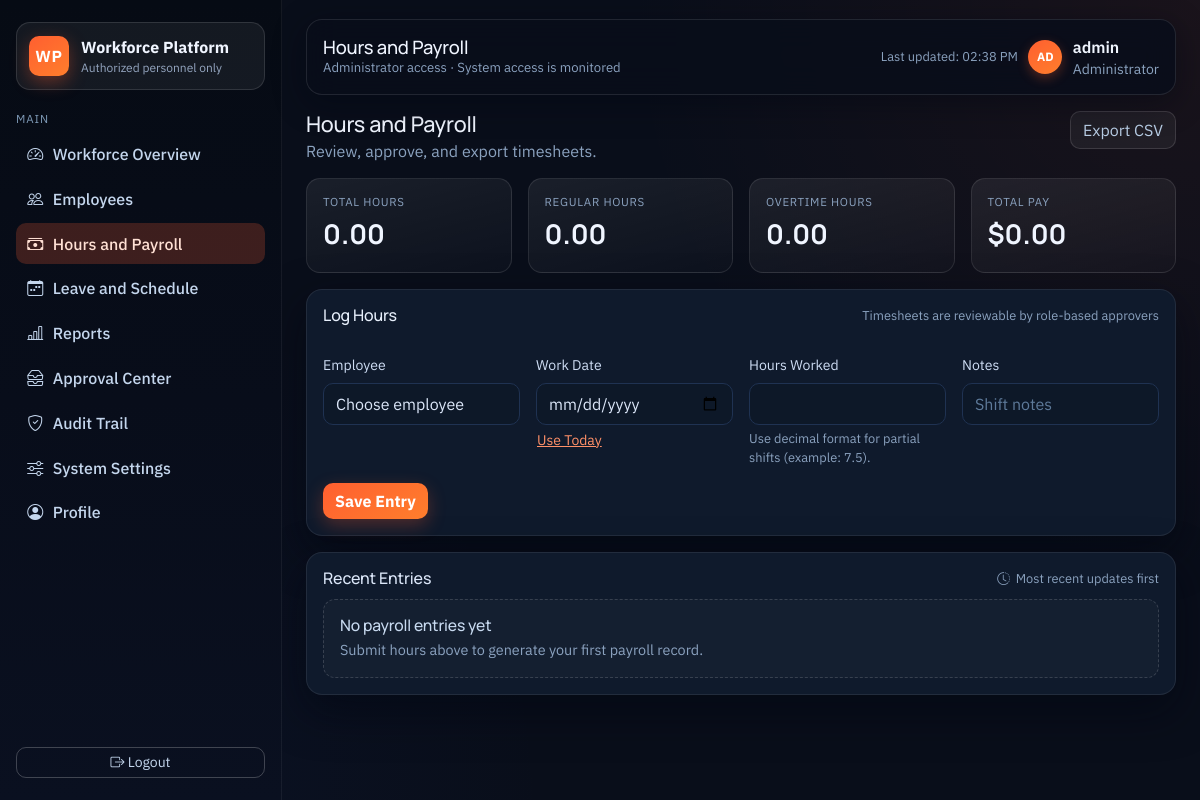
Page /payroll (signed in) on the earlier database version.
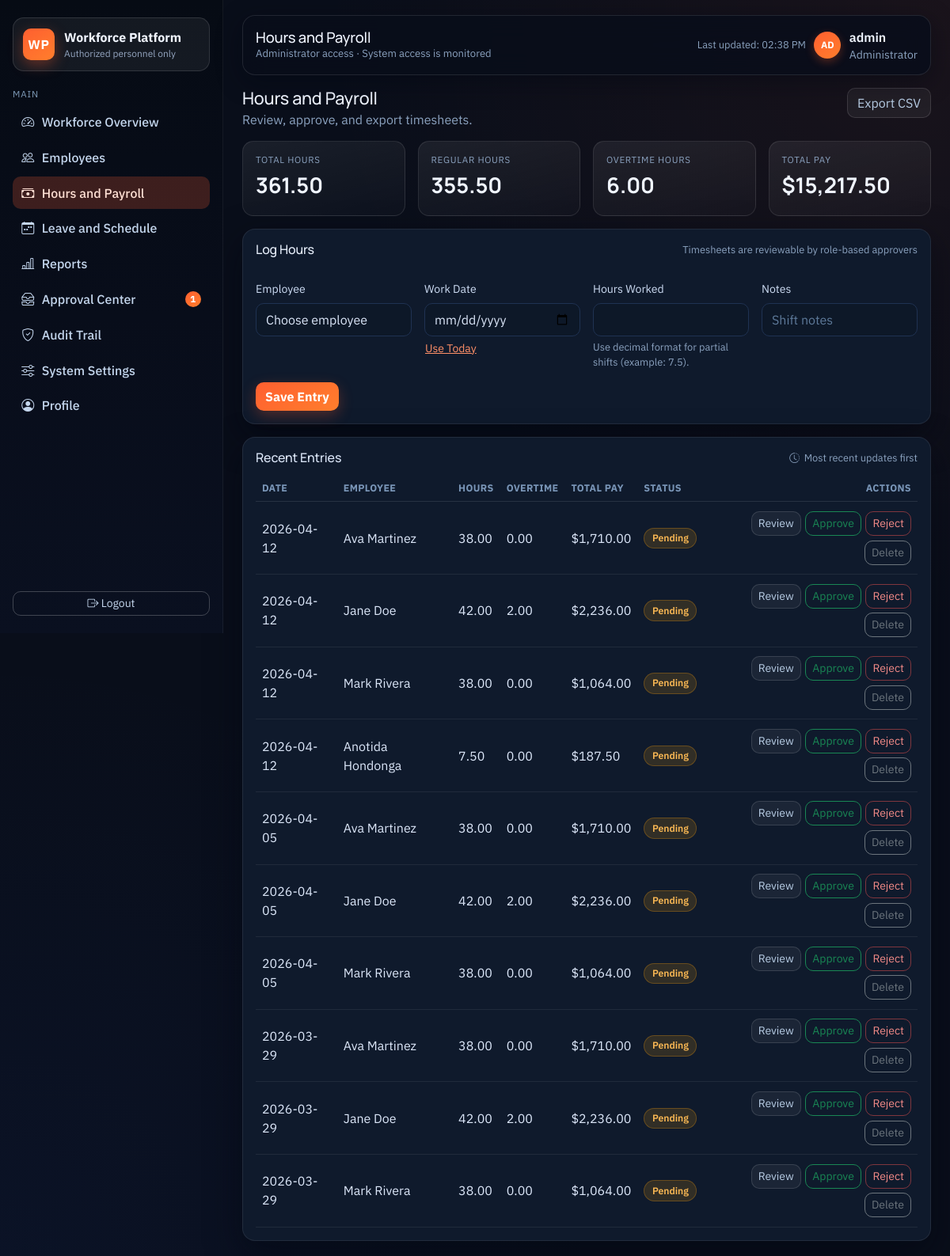
Same page on the later database version.
### app/models.py (models this page shows, shortened)
class PayrollRecord(db.Model):
    __tablename__ = "payroll_records"
    id = db.Column(db.Integer, primary_key=True)
    employee_id = db.Column(db.Integer, db.ForeignKey("employees.id"), nullable=False)
    work_date = db.Column(db.Date, nullable=False)
    hours_worked = db.Column(db.Float, nullable=False)
    regular_hours = db.Column(db.Float, nullable=False)
    overtime_hours = db.Column(db.Float, nullable=False)
    total_pay = db.Column(db.Float, nullable=False)
    notes = db.Column(db.Text, nullable=True)
    status = db.Column(db.String(32), nullable=False, default="Pending")
    reviewed_by_id = db.Column(db.Integer, db.ForeignKey("users.id"), nullable=True)
    reviewed_at = db.Column(db.DateTime, nullable=True)
    created_at = db.Column(db.DateTime, default=datetime.utcnow)
    employee = db.relationship("Employee", back_populates="payroll_records", lazy="joined")
    reviewed_by = db.relationship("User", foreign_keys=[reviewed_by_id], lazy="joined")
    STATUS_CHOICES = ("Pending", "Reviewed", "Approved", "Rejected")
    __table_args__ = (
        db.UniqueConstraint("employee_id", "work_date", name="uq_employee_work_date"),
    )

class Employee(db.Model):
    __tablename__ = "employees"
    id = db.Column(db.Integer, primary_key=True)
    first_name = db.Column(db.String(120), nullable=False)
    last_name = db.Column(db.String(120), nullable=False)
    email = db.Column(db.String(160), unique=True, nullable=False)
    phone = db.Column(db.String(40), nullable=True)
    department_id = db.Column(db.Integer, db.ForeignKey("departments.id"), nullable=True)
    job_title = db.Column(db.String(120), nullable=False, default="Employee")
    schedule = db.Column(db.String(64), nullable=False, default="Mon-Fri 9:00 AM - 5:00 PM")
    hourly_rate = db.Column(db.Float, nullable=False, default=25.0)
    overtime_multiplier = db.Column(db.Float, nullable=False, default=1.5)
    date_hired = db.Column(db.Date, nullable=False, default=date.today)
    address = db.Column(db.String(255), nullable=True)
    created_at = db.Column(db.DateTime, default=datetime.utcnow)
    department = db.relationship("Department", back_populates="employees", lazy="joined")
    user = db.relationship("User", back_populates="employee", uselist=False)
    payroll_records = db.relationship(
        "PayrollRecord",
        back_populates="employee",
        cascade="all, delete-orphan",
        lazy="select",
    )
    leave_requests = db.relationship(
        "LeaveRequest",
        back_populates="employee",
        cascade="all, delete-orphan",
        lazy="select",
    )
    attendance_records = db.relationship(
        "Attendance",
        back_populates="employee",
        cascade="all, delete-orphan",
        lazy="select",
    )
    def full_name(self):
        return f"{self.first_name} {self.last_name}"

### app/routes/employees.py (the view, shortened to what this page needs)
@employee_bp.route("/payroll", methods=("GET", "POST"))
@login_required
def payroll():
    employees = []
    selected_employee_id = None
    admin_mode = current_user.has_admin_access()
    if admin_mode:
        employees = Employee.query.order_by(Employee.last_name, Employee.first_name).all()
        selected_employee_id = request.args.get("employee_id", "") or None
    else:
        selected_employee_id = current_user.employee_id
    page = parse_positive_int(request.args.get("page"), default=1)
    per_page = parse_positive_int(request.args.get("per_page"), default=20, maximum=100)
    records_query = PayrollRecord.query.options(joinedload(PayrollRecord.employee))
    if admin_mode and selected_employee_id:
        selected_employee_id = parse_positive_int(selected_employee_id, default=None)
        if selected_employee_id:
            records_query = records_query.filter_by(employee_id=selected_employee_id)
    if not admin_mode:
        records_query = records_query.filter_by(employee_id=current_user.employee_id)
    totals = records_query.with_entities(
        func.coalesce(func.sum(PayrollRecord.hours_worked), 0.0),
        func.coalesce(func.sum(PayrollRecord.regular_hours), 0.0),
        func.coalesce(func.sum(PayrollRecord.overtime_hours), 0.0),
        func.coalesce(func.sum(PayrollRecord.total_pay), 0.0),
    ).first()
    pagination = records_query.order_by(PayrollRecord.work_date.desc()).paginate(page=page, per_page=per_page, error_out=False)
    records = pagination.items
    summary = {
        "hours": float(totals[0]),
        "regular_hours": float(totals[1]),
        "overtime_hours": float(totals[2]),
        "total_pay": float(totals[3]),
    }
    return render_template(
        "payroll.html",
        active_page="payroll",
        page_title="Hours and Payroll",
        records=records,
        summary=summary,
        employees=employees,
        selected_employee=selected_employee_id,
        pagination=pagination,
        per_page=per_page,
        admin_view=admin_mode,
    )

### app/models.py (called while the page is built)
    @classmethod
    def label(cls, role: str) -> str:
        mapping = {
            cls.EXECUTIVE: "Executive",
            cls.ADMIN: "Administrator",
            cls.HR: "HR",
            cls.PAYROLL: "Payroll Admin",
            cls.MANAGER: "Manager",
            cls.EMPLOYEE: "Employee",
        }
        if not role:
            return "Unknown"
        return mapping.get(role, role.title())

    def has_admin_access(self) -> bool:
        return self.role in Role.ADMIN_LIKE

### app/routes/auth.py (called while the page is built)
@login_manager.user_loader
def load_user(user_id):
    return User.query.get(int(user_id))

### app/utils.py (called while the page is built)
def parse_positive_int(value, default=1, minimum=1, maximum=500):
    try:
        parsed = int(value)
    except (TypeError, ValueError):
        return default
    parsed = max(parsed, minimum)
    parsed = min(parsed, maximum)
    return parsed

### app/templates/payroll.html (shortened to what the changed rows need)
{% extends "base.html" %}
{% import "_components.html" as ui %}
{% block content %}
<div class="row g-3 mb-3">
  <div class="col-md-6 col-xl-3"><div class="kpi-card"><div class="kpi-label">Total Hours</div><p class="kpi-value">{{ summary.hours|hours }}</p></div></div>
  <div class="col-md-6 col-xl-3"><div class="kpi-card"><div class="kpi-label">Regular Hours</div><p class="kpi-value">{{ summary.regular_hours|hours }}</p></div></div>
  <div class="col-md-6 col-xl-3"><div class="kpi-card"><div class="kpi-label">Overtime Hours</div><p class="kpi-value">{{ summary.overtime_hours|hours }}</p></div></div>
  <div class="col-md-6 col-xl-3"><div class="kpi-card"><div class="kpi-label">Total Pay</div><p class="kpi-value">{{ summary.total_pay|currency }}</p></div></div>
</div>
<div class="surface-card">
  {% if records %}
    <div class="table-responsive">
      <table class="table table-hover align-middle mb-0">
        <thead>
          <tr>
            <th>Date</th>
            {% if admin_view %}<th>Employee</th>{% endif %}
            <th>Hours</th>
            <th>Overtime</th>
            <th>Total Pay</th>
            <th>Status</th>
            <th class="text-end">Actions</th>
          </tr>
        </thead>
        <tbody>
          {% for record in records %}
            <tr>
              <td>{{ record.work_date }}</td>
              {% if admin_view %}<td>{{ record.employee.full_name() }}</td>{% endif %}
              <td>{{ record.hours_worked|hours }}</td>
              <td>{{ record.overtime_hours|hours }}</td>
              <td>{{ record.total_pay|currency }}</td>
              <td><span class="status-badge status-{{ record.status|lower }}">{{ record.status }}</span></td>
              <td class="text-end">
                {% if admin_view %}
                  <div class="action-cluster">
                    <form method="post" action="{{ url_for('employees.review_payroll', record_id=record.id) }}"><input type="hidden" name="action" value="review" /><button class="btn btn-sm btn-ghost" type="submit">Review</button></form>
                    <form method="post" action="{{ url_for('employees.review_payroll', record_id=record.id) }}"><input type="hidden" name="action" value="approve" /><button class="btn btn-sm btn-outline-success" type="submit">Approve</button></form>
                    <form method="post" action="{{ url_for('employees.review_payroll', record_id=record.id) }}"><input type="hidden" name="action" value="reject" /><button class="btn btn-sm btn-outline-danger" type="submit">Reject</button></form>
                    <form method="post" action="{{ url_for('employees.delete_payroll', record_id=record.id) }}" onsubmit="return confirm('Delete this payroll entry permanently?');"><button class="btn btn-sm btn-outline-secondary" type="submit">Delete</button></form>
                  </div>
                {% else %}
                  <span class="small text-muted">Awaiting review</span>
                {% endif %}
              </td>
            </tr>
          {% endfor %}
        </tbody>
      </table>
    </div>
  {% else %}
    {{ ui.empty_state('No payroll entries yet', 'Submit hours above to generate your first payroll record.') }}
  {% endif %}
</div>
{% endblock %}

### app/templates/base.html (shortened to what this page needs)
<!doctype html>
<html lang="en">
  <head>
    <link href="https://cdn.jsdelivr.net/npm/bootstrap@5.3.2/dist/css/bootstrap.min.css" rel="stylesheet" />
    <link rel="stylesheet" href="https://cdn.jsdelivr.net/npm/bootstrap-icons@1.11.3/font/bootstrap-icons.min.css" />
    <link rel="stylesheet" href="{{ url_for('static', filename='css/site.css') }}" />
  </head>
  <body>
    {% if current_user.is_authenticated %}
      <div class="app-shell">
        <aside class="app-sidebar">
          <div>
            <div class="brand-block">
              <div class="brand-mark">WP</div>
              <div>
                <div class="brand-title">Workforce Platform</div>
                <div class="brand-caption">Authorized personnel only</div>
              </div>
            </div>
            <div class="nav-group-title">Main</div>
            <nav class="nav flex-column nav-enterprise">
              {% if current_user.has_admin_access() %}
                <a class="nav-link {% if active_page == 'dashboard' %}active{% endif %}" href="{{ url_for('employees.dashboard') }}"><i class="bi bi-speedometer2"></i> Workforce Overview</a>
                <a class="nav-link {% if active_page == 'employees' %}active{% endif %}" href="{{ url_for('employees.employee_directory') }}"><i class="bi bi-people"></i> Employees</a>
                <a class="nav-link {% if active_page == 'payroll' %}active{% endif %}" href="{{ url_for('employees.payroll') }}"><i class="bi bi-cash-stack"></i> Hours and Payroll</a>
                <a class="nav-link {% if active_page == 'leave' %}active{% endif %}" href="{{ url_for('leave.index') }}"><i class="bi bi-calendar-week"></i> Leave and Schedule</a>
                <a class="nav-link {% if active_page == 'reports' %}active{% endif %}" href="{{ url_for('reports.index') }}"><i class="bi bi-bar-chart-line"></i> Reports</a>
                <a class="nav-link {% if active_page == 'notifications' %}active{% endif %}" href="{{ url_for('notifications.index') }}"><i class="bi bi-inboxes"></i> Approval Center {% if unread_notification_count > 0 %}<span class="pill-count">{{ unread_notification_count }}</span>{% endif %}</a>
                <a class="nav-link {% if active_page == 'audit' %}active{% endif %}" href="{{ url_for('audit.index') }}"><i class="bi bi-shield-check"></i> Audit Trail</a>
                <a class="nav-link {% if active_page == 'settings' %}active{% endif %}" href="{{ url_for('employees.settings') }}"><i class="bi bi-sliders"></i> System Settings</a>
              {% endif %}
              <a class="nav-link {% if active_page == 'profile' %}active{% endif %}" href="{{ url_for('employees.profile') }}"><i class="bi bi-person-circle"></i> Profile</a>
            </nav>
          </div>
          <a class="btn btn-outline-light btn-sm" href="{{ url_for('auth.logout') }}"><i class="bi bi-box-arrow-right"></i> Logout</a>
        </aside>
        <main class="app-main">
          <header class="app-topbar">
            <div>
              <h1 class="topbar-title">{{ page_title or 'Internal Workforce Platform' }}</h1>
              <div class="topbar-caption">{{ role_label(current_user.role) }} access · System access is monitored</div>
            </div>
            <div class="topbar-user">
              <div class="text-end">
                <div class="muted-meta">Last updated: <span id="lastUpdatedLabel">just now</span></div>
              </div>
              <div class="avatar-chip">{{ current_user.username[:2]|upper }}</div>
              <div>
                <div class="fw-semibold" style="color:#f0f5ff">{{ current_user.username }}</div>
                <div class="small text-muted">{{ role_label(current_user.role) }}</div>
              </div>
            </div>
          </header>
          <section class="app-content">
    {% endif %}
    {% block content %}{% endblock %}
    {% if current_user.is_authenticated %}
          </section>
        </main>
      </div>
    {% else %}
      </main>
    {% endif %}
  </body>
</html>

Differences in the rows shown:
added PayrollRecord: work_date "2026-04-12", employee.full_name "Ava Martinez", hours_worked|hours "38.00", overtime_hours|hours "0.00", total_pay "$1,710.00", status "Pending"
added PayrollRecord: work_date "2026-04-12", employee.full_name "Jane Doe", hours_worked|hours "42.00", overtime_hours|hours "2.00", total_pay "$2,236.00", status "Pending"
added PayrollRecord: work_date "2026-04-12", employee.full_name "Mark Rivera", hours_worked|hours "38.00", overtime_hours|hours "0.00", total_pay "$1,064.00", status "Pending"
added PayrollRecord: work_date "2026-04-12", employee.full_name "Anotida Hondonga", hours_worked|hours "7.50", overtime_hours|hours "0.00", total_pay "$187.50", status "Pending"
added PayrollRecord: work_date "2026-04-05", employee.full_name "Ava Martinez", hours_worked|hours "38.00", overtime_hours|hours "0.00", total_pay "$1,710.00", status "Pending"
added PayrollRecord: work_date "2026-04-05", employee.full_name "Jane Doe", hours_worked|hours "42.00", overtime_hours|hours "2.00", total_pay "$2,236.00", status "Pending"
added PayrollRecord: work_date "2026-04-05", employee.full_name "Mark Rivera", hours_worked|hours "38.00", overtime_hours|hours "0.00", total_pay "$1,064.00", status "Pending"
added PayrollRecord: work_date "2026-03-29", employee.full_name "Ava Martinez", hours_worked|hours "38.00", overtime_hours|hours "0.00", total_pay "$1,710.00", status "Pending"
added PayrollRecord: work_date "2026-03-29", employee.full_name "Jane Doe", hours_worked|hours "42.00", overtime_hours|hours "2.00", total_pay "$2,236.00", status "Pending"
added PayrollRecord: work_date "2026-03-29", employee.full_name "Mark Rivera", hours_worked|hours "38.00", overtime_hours|hours "0.00", total_pay "$1,064.00", status "Pending"
Other differences:
{{ unread_notification_count }}: (not shown) → "1"
{{ summary.hours|hours }}: "0.00" → "361.50"
{{ summary.regular_hours|hours }}: "0.00" → "355.50"
{{ summary.overtime_hours|hours }}: "0.00" → "6.00"
{{ summary.total_pay|currency }}: "$0.00" → "$15,217.50"
{{ title }}: "No payroll entries yet" → (not shown)
{{ body }}: "Submit hours above to generate your first payroll record." → (not shown)
text now shown: "DATE EMPLOYEE HOURS OVERTIME TOTAL PAY STATUS ACTIONS"
